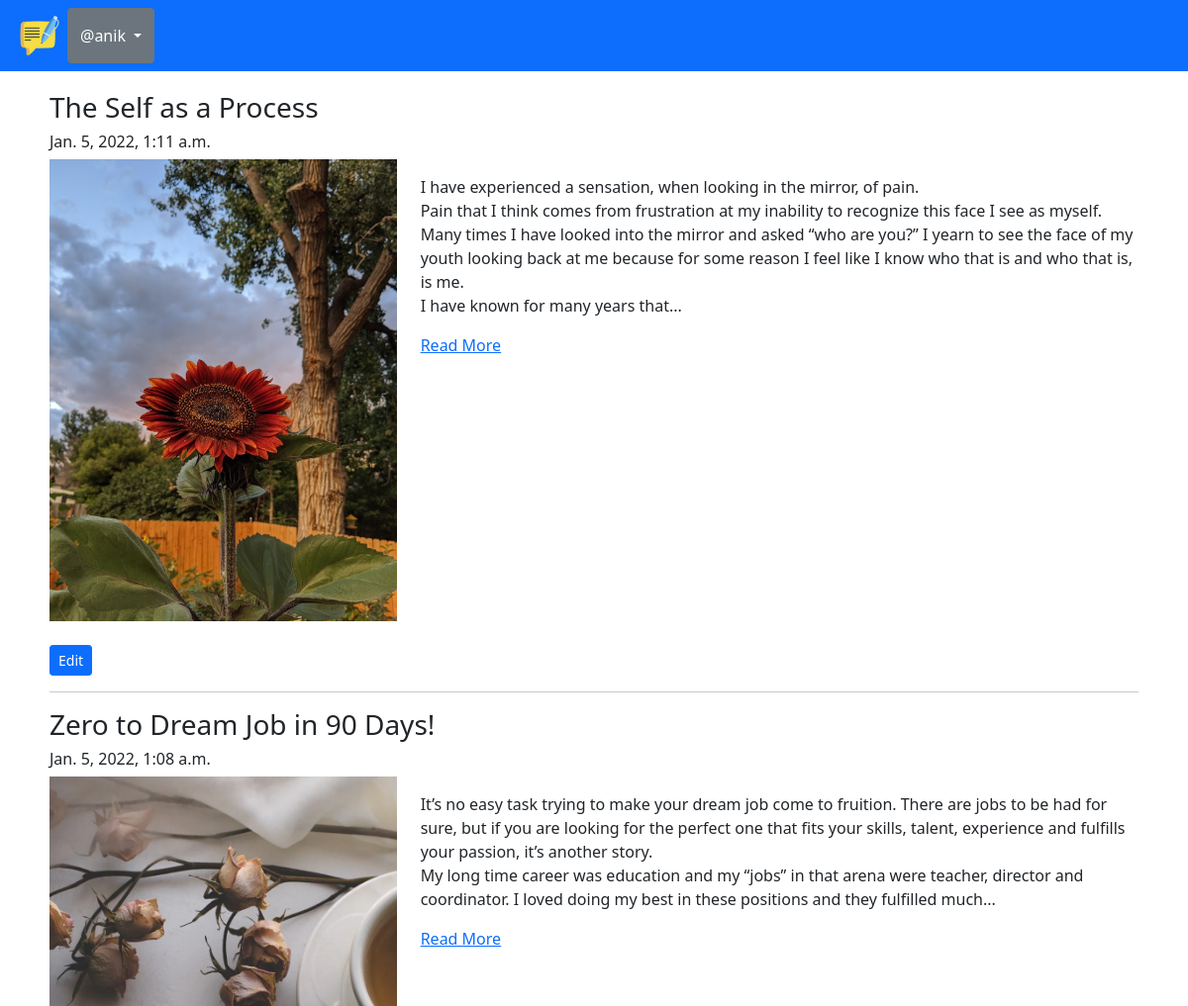
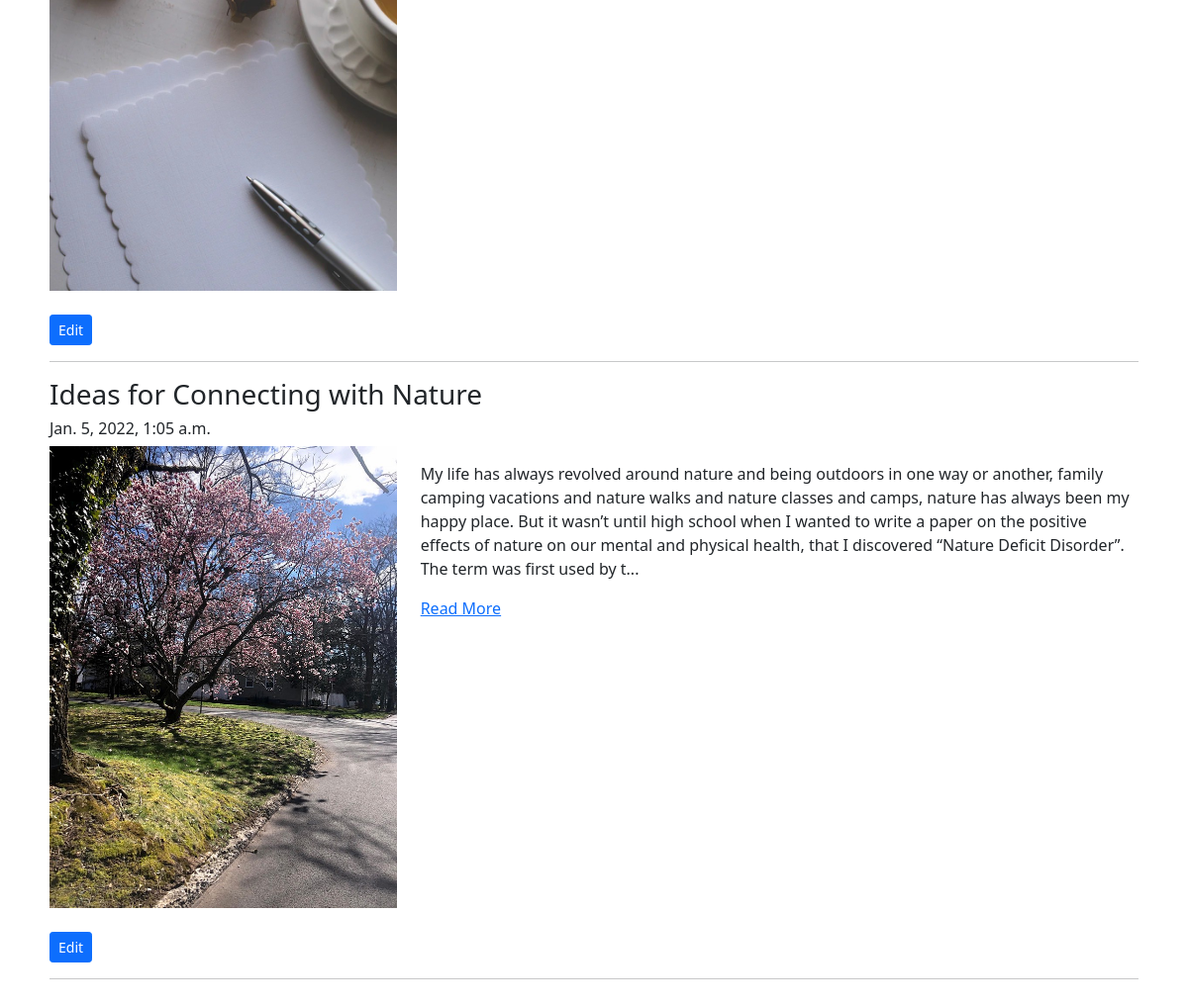
/blog/my-blogs/ (signed in), run on the app's committed database (2 pictures, top to bottom).
### blog_app/models.py (models this page shows, shortened)
class Blog(models.Model):
    author = models.ForeignKey(User, on_delete=models.CASCADE, related_name='post_author')
    blog_title = models.CharField(max_length=255, verbose_name='Put a Title')
    slug = models.SlugField(max_length=255, unique=True)
    blog_content = models.TextField(verbose_name='what is your mind!!')
    blog_image = models.ImageField(upload_to='blog_images', verbose_name='Image', blank=True, null=True)
    publish_date = models.DateTimeField(auto_now_add=True)
    update_date = models.DateTimeField(auto_now=True)
    class Meta:
        ordering = ['-publish_date',]

### blog_app/views.py (the view)
# urls.py: path('my-blogs/',views.MyBlogs.as_view(), name='my_blogs'),
class MyBlogs(LoginRequiredMixin,TemplateView):
    template_name = 'blog_app/my_blogs.html'

### blog_app/templatetags/custom_filters.py (called while the page is built)
def range_filter(value):
    return value[0:400] + "..."

### templates/blog_app/my_blogs.html (shortened to what this page needs)
{% extends 'base.html' %}
{% load custom_filters %}
{% block body_block %}
{% for blog in user.post_author.all %}
<h3>{{ blog.blog_title }}</h3>
<h6>{{ blog.publish_date }}</h6>
<div class="row">
    <div class="col-sm-4">
        <img src="/media/{{blog.blog_image}}" width="100%">
    </div>
    <div class="col-sm-8">
        <p>{{blog.blog_content | range_filter | linebreaks}}</p>
        <a href="{% url 'blog_app:blog_details' slug=blog.slug %}">Read More</a>
    </div>
</div>
<br>
<a href="{% url 'blog_app:edit_blog' pk=blog.pk %}"> <button class="btn btn-primary btn-sm">Edit</button> </a>
<hr>
{% endfor %}
{% endblock %}

### templates/base.html (shortened to what this page needs)
<!doctype html>
<html lang="en">
{% load static %}
<head>
  <link href="https://cdn.jsdelivr.net/npm/bootstrap@5.1.3/dist/css/bootstrap.min.css" rel="stylesheet"
>
    <link rel="stylesheet" href="https://cdnjs.cloudflare.com/ajax/libs/font-awesome/4.7.0/css/font-awesome.min.css">
</head>
<body>
  <nav class="navbar navbar-expand-lg navbar-dark bg-primary">
    <div class="container-fluid">
      <div class="collapse navbar-collapse" id="navbarNavAltMarkup">
        <div class="navbar-nav">
          <a class="nav-link" href="{% url 'index' %}"><img src="/media/logo.png" width="40px"></a>
          {% if user.is_authenticated %}
          <div class="dropdown d-flex">
            <button class="btn btn-secondary dropdown-toggle" type="button" id="dropdownMenu2" data-bs-toggle="dropdown"
              aria-expanded="false">
              @{{user.username}}
            </button>
          </div>
          {% else %}
          <a class="nav-link" href="{% url 'login_app:sign_up' %}">Sign Up</a>
          <a class="nav-link" href="{% url 'login_app:login' %}">Login</a>
          {% endif %}
        </div>
      </div>
    </div>
  </nav>
  <div class="container" style="padding:20px">
    {% block body_block %}
    {% endblock %}
  </div>
</body>
</html>

### data on the page
Blog: blog_title "The Self as a Process", publish_date "Jan. 5, 2022, 1:11 a.m.", blog_image (picture), blog_content|range_filter "I have experienced a sensation, when looking in the mirror, of pain. Pain that I think comes from frustration at my inability to recognize this face I see as myself. Many times I have looked into the mirror and asked “who are you?” I yearn to see the face of my youth looking back at me because for some reason I feel like I know who that is and who that is, is me. I have known for many years that..."
Blog: blog_title "Zero to Dream Job in 90 Days!", publish_date "Jan. 5, 2022, 1:08 a.m.", blog_image (picture), blog_content|range_filter "It’s no easy task trying to make your dream job come to fruition. There are jobs to be had for sure, but if you are looking for the perfect one that fits your skills, talent, experience and fulfills your passion, it’s another story. My long time career was education and my “jobs” in that arena were teacher, director and coordinator. I loved doing my best in these positions and they fulfilled much..."
Blog: blog_title "Ideas for Connecting with Nature", publish_date "Jan. 5, 2022, 1:05 a.m.", blog_image (picture), blog_content|range_filter "My life has always revolved around nature and being outdoors in one way or another, family camping vacations and nature walks and nature classes and camps, nature has always been my happy place. But it wasn’t until high school when I wanted to write a paper on the positive effects of nature on our mental and physical health, that I discovered “Nature Deficit Disorder”. The term was first used by t..."

### other printed values
{{ user.username }} "anik"
